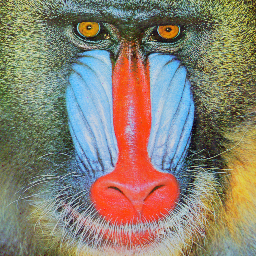
%> input picture Laboratório 1/mandrill.tif, 256 x 256 px
$ octave lab1_a1.m   (GNU Octave 9; MATLAB toolbox functions it lacks are replaced by stand-ins)
%> lines starting %> are read from the running program, lines starting %| are printed output that depends on the picture
% Marcos Paulo Cayres Rosa - 14/0027131
% load color image and display it
I = imread('mandrill.tif');
%> I is the input picture: size 256x256x3 uint8; mean R, G, B 137.6, 129.1, 113.3
figure; imshow(I); %display de image
% convert it to an intensity image (gray scale)
I = rgb2gray(I);
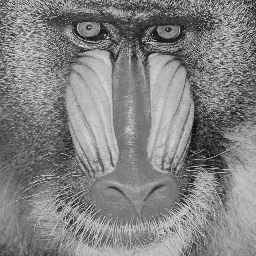
%> I: size 256x256 uint8; min 6, max 231, mean 129.8
% take some image rows: 8, 64, and 128
row8 = I(8,:); row64 = I(64,:); row128 = I(128,:);
%> after `row8 = I(8,:)`: row8 = 256 values, max 204 at index 217, min 31 at index 253, mean 118
%> after `row64 = I(64,:)`: row64 = 256 values, max 209 at index 11, min 44 at index 184, mean 135
%> after `row128 = I(128,:)`: row128 = 256 values, max 205 at index 107, min 14 at index 196, mean 130.5
% plot something
figure;
subplot(4, 1, 1); imshow(I); title('Image'); axis image tight on;
subplot(4, 1, 2); plot(row8); title('Row 8'); axis tight;
subplot(4, 1, 3); plot(row64); title('Row 64'); axis tight;
subplot(4, 1, 4); plot(row128); title('Row 128'); axis tight;
%> after `axis tight`:
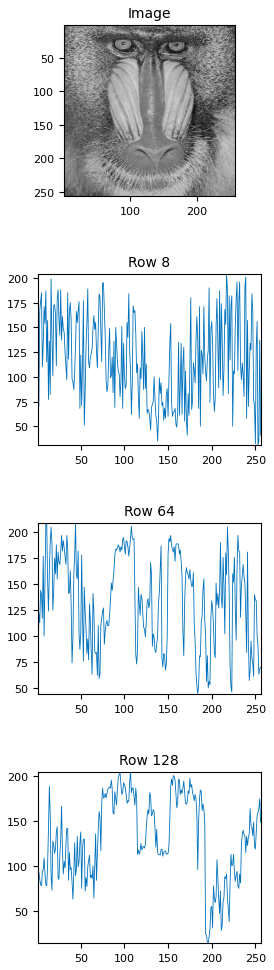
%> figure redrawn from the program's plot data, 4 panels

$ run again, with Laboratório 1/clown.tif copied over Laboratório 1/mandrill.tif
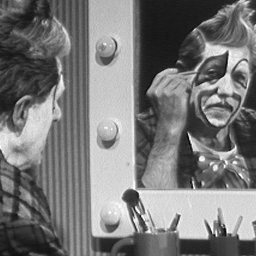
%> input picture Laboratório 1/clown.tif, 256 x 256 px
%> I is the input picture: size 256x256 uint8; min 3, max 255, mean 120.3
%> row8 = 256 values, max 197 at index 132, min 25 at index 183, mean 83.86
%> row64 = 256 values, max 242 at index 229, min 8 at index 227, mean 96.69
%> row128 = 256 values, max 253 at index 107, min 35 at index 236, mean 123.3
%> `axis tight`:
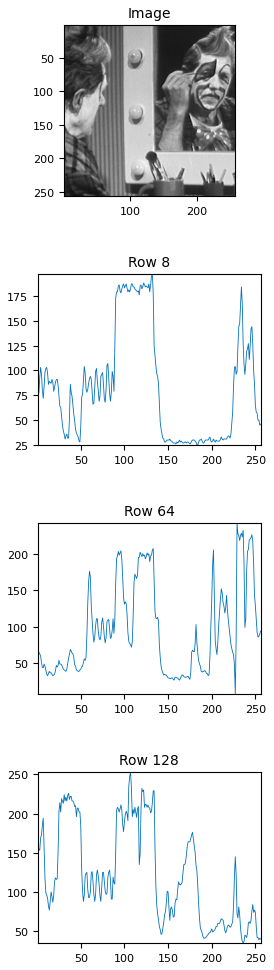
%> figure redrawn from the program's plot data, 4 panels
